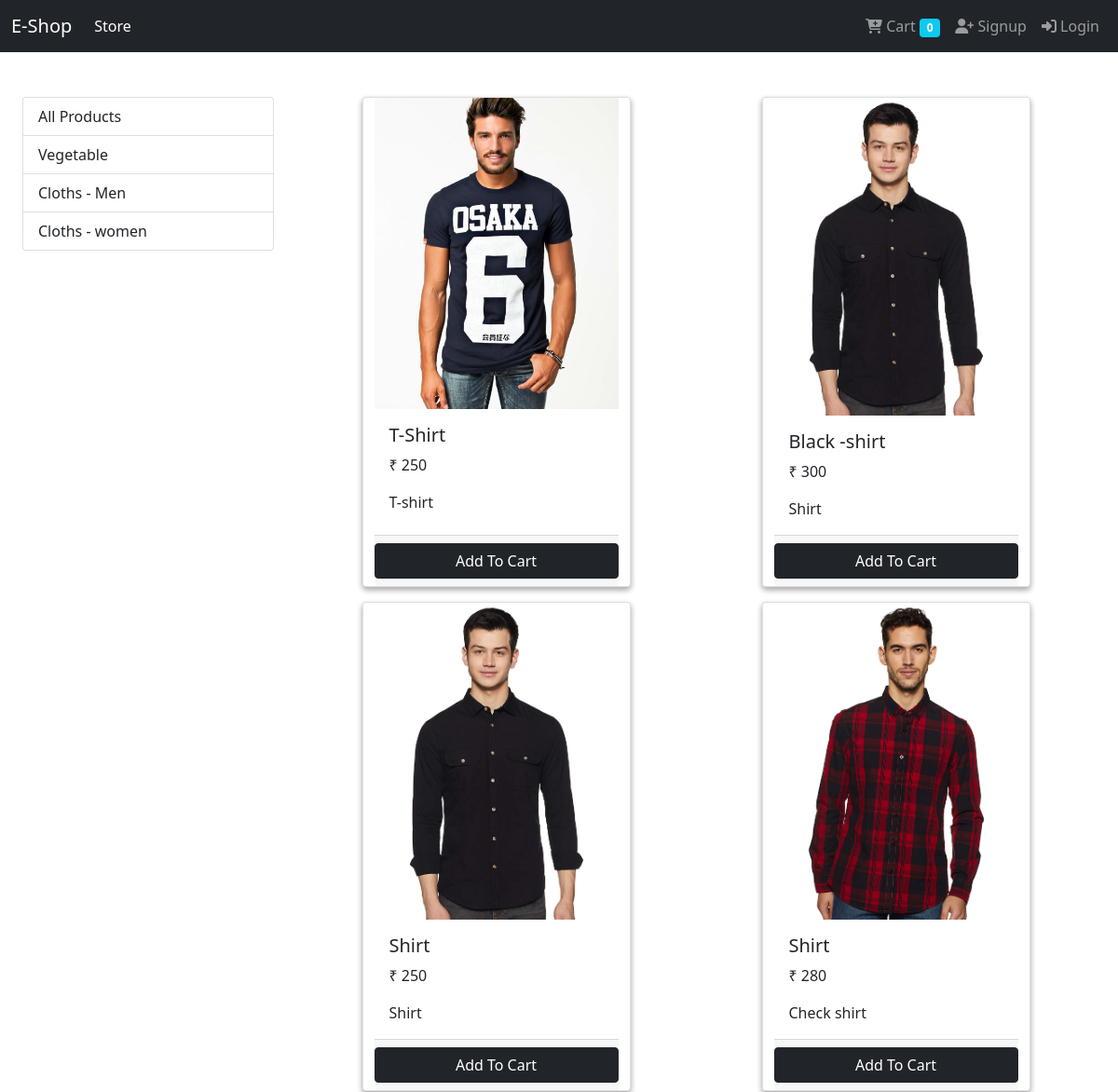
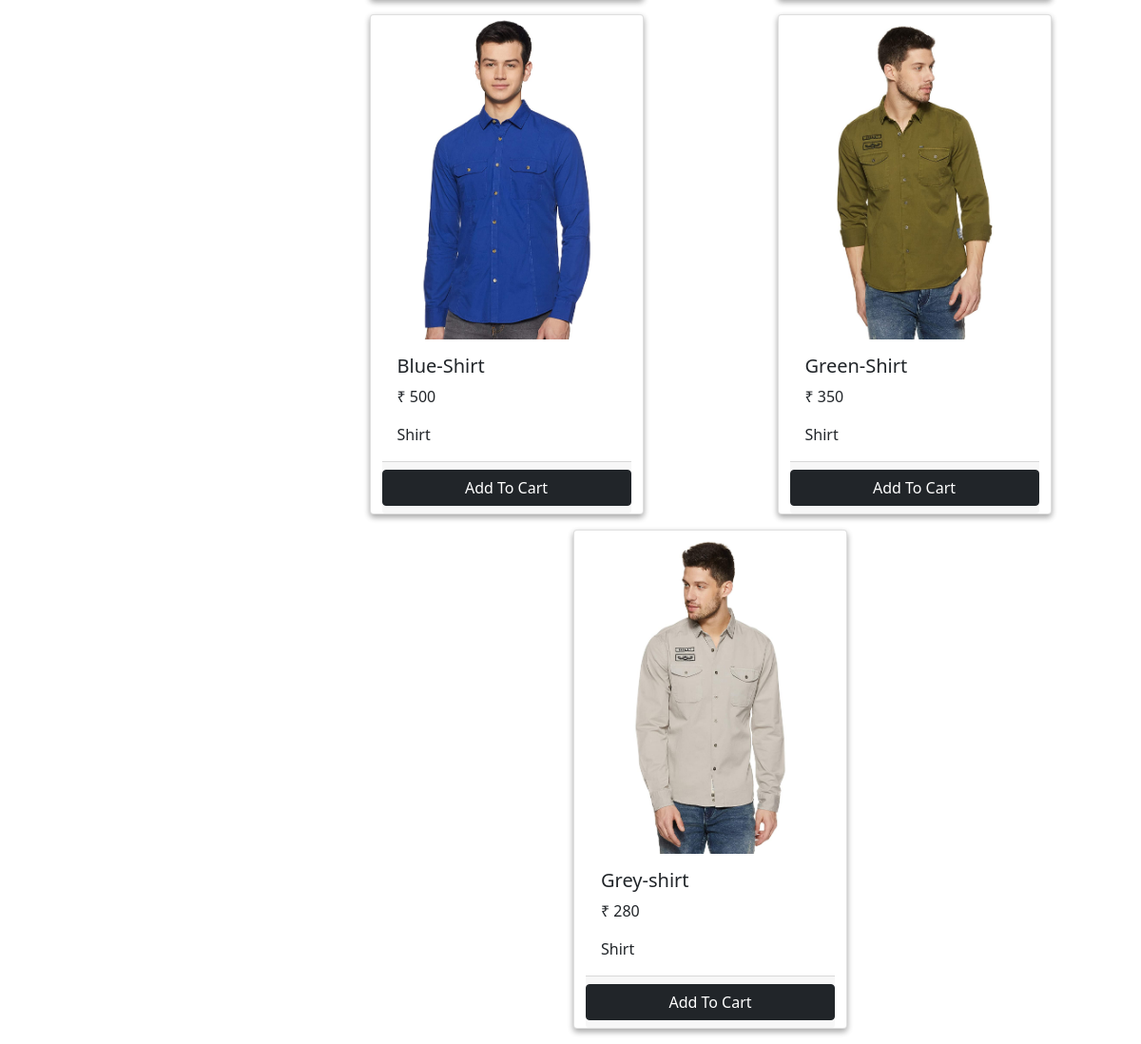
The app's page /?category=4 with its own data (2 pictures, top to bottom).
### store/models/category.py (models this page shows, shortened)
class Category(models.Model):
    name=models.CharField(max_length=20)
    @staticmethod
    def get_all_categories():
        return Category.objects.all()

### store/models/product.py (models this page shows, shortened)
class Product(models.Model):
    name=models.CharField(max_length=50)
    price=models.IntegerField(default=0)
    category= models.ForeignKey(Category,on_delete=models.CASCADE ,default=1)
    description=models.CharField(max_length=200,default='' , null=True, blank=True)
    image=models.ImageField(upload_to='upload/product/')
    @staticmethod
    def get_all_product_by_categoryid(category_id):
        if category_id:
            return Product.objects.filter(category=category_id)
        else:
            return Product.get_all_products()

### store/views/home.py (the view, shortened to what this page needs)
# urls.py: path('',Index.as_view() ,name='homepage'),
class Index(View):
    def get(self, request):
        cart=request.session.get('cart')
        if not cart:
            request.session['cart']={}
        products = None
        categories = Category.get_all_categories()
        categoryid = request.GET.get('category')
        if categoryid:
            products = Product.get_all_product_by_categoryid(categoryid)
        else:
            products = Product.get_all_products()
        data = {}
        data['products'] = products
        data['categories'] = categories
        return render(request, 'app/index.html', data)

### store/templatetags/cart.py (called while the page is built)
@register.filter(name='is_in_cart')
def is_in_cart(product  , cart):
    keys = cart.keys()
    for id in keys:
        if int(id) == product.id:
            return True
    return False

### store/templatetags/custom_filter.py (called while the page is built)
@register.filter(name='currency')
def currency(number):
    return '₹ '+str(number)

### store/templates/app/index.html (shortened to what this page needs)
{% extends 'app/base.html' %}
{% block content %}
{% load cart %}
{% load custom_filter %}
<div class="container-fluid mt-5">
    <div class="row">
        <div class="col-lg-3 col-md-10 mb-5 ">
            <div class="list-group">
                <a href="/" class="list-group-item list-group-item-action">All Products</a>
                {% for category in categories %}
                <a href="/?category={{category.id}}"
                    class="list-group-item list-group-item-action">{{category.name}}</a>
                {% endfor %}
            </div>
        </div>
        <div id="products" class="col-lg-9">
            <div class="row  mx-auto">
                {% for product in products %}
                <div class="card mx-auto mb-3" id="{{product.id}}" style="width: 18rem; box-shadow: rgba(0, 0, 0, 0.16) 0px 3px 6px, rgba(0, 0, 0, 0.23) 0px 3px 6px;">
                    <img src="{{product.image.url}}" class="card-img-top" alt="{{product.name}}">
                    <div class="card-body">
                        <h5 class="card-title">{{product.name}}</h5>
                        <p class="card-text">{{product.price|currency}}</p>
                        <p class="card-text">{{product.description}}</p>
                    </div>
                    <div class="card-footer p-0  no-gutter ">
                        {% if product|is_in_cart:request.session.cart %}
                        <div class="row ">
                            <form action="/#{{product.id}}" method="POST" class="col-2 p-0">
                                {% csrf_token %}
                                <input type="text" hidden name="product" value="{{product.id}}">
                                <input type="text" hidden name="remove" value="True">
                                <input type="submit" value=" - " class=" btn btn-block btn-dark ">
                            </form>
                            <div class="text-center col-8">{{product|cart_quantity:request.session.cart}} in cart</div>
                            <form action="/#{{product.id}}" method="POST" class="col-2 p-0">
                                {% csrf_token %}
                                <input type="text" hidden name="product" value="{{product.id}}">
                                <input type="submit" value=" + " class=" btn btn-block btn-dark ">
                            </form>
                        </div>
                        {% else %}
                        <form action="/#{{product.id}}" method="POST" class="d-grid gap-2 mt-2 mb-2">
                            <input type="submit" value="Add To Cart" class="btn btn-dark ">
                        </form>
                        {% endif %}
                    </div>
                </div>
                {% endfor %}
            </div>
        </div>
    </div>
</div>
{% endblock %}

### records on screen
Category: name "Vegetable"
Category: name "Cloths - Men"
Category: name "Cloths - women"
Product: image (picture), name "T-Shirt", price "₹ 250", description "T-shirt"
Product: image (picture), name "Black -shirt", price "₹ 300", description "Shirt"
Product: image (picture), name "Shirt", price "₹ 250", description "Shirt"
Product: image (picture), name "Shirt", price "₹ 280", description "Check shirt"
Product: image (picture), name "Blue-Shirt", price "₹ 500", description "Shirt"
Product: image (picture), name "Green-Shirt", price "₹ 350", description "Shirt"
Product: image (picture), name "Grey-shirt", price "₹ 280", description "Shirt"

### other values on screen
{{ request.session.cart.keys|length }} "0"
